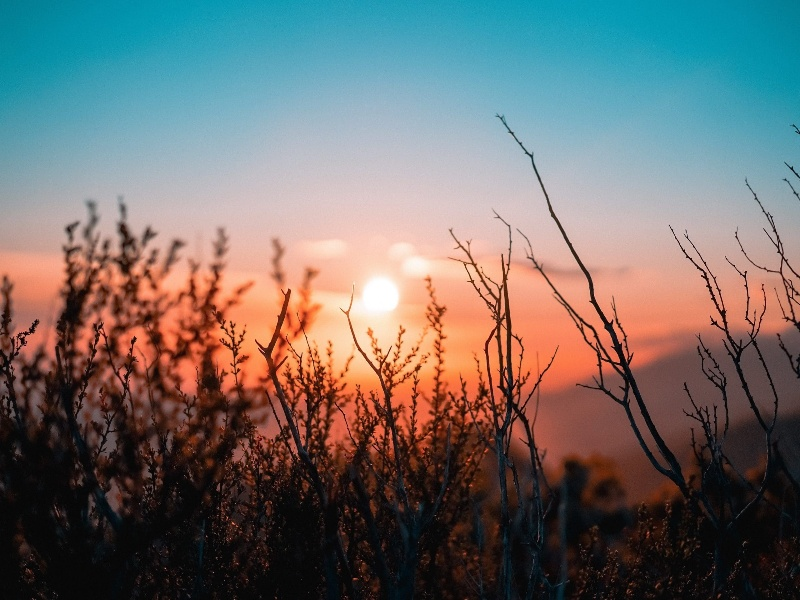
#> input picture Phase2(basic image drawing techniques)/image.jpg, 800 x 600 px
$ python image_flip.py
#> lines starting #> are read from the running program, lines starting #| are printed output that depends on the picture
import cv2

image = cv2.imread("image.jpg")
#> image is the input picture: shape (600, 800, 3); mean B, G, R 107.5, 109.6, 111.9

if image is not None :
    fliped_0 = cv2.flip(image , 0)
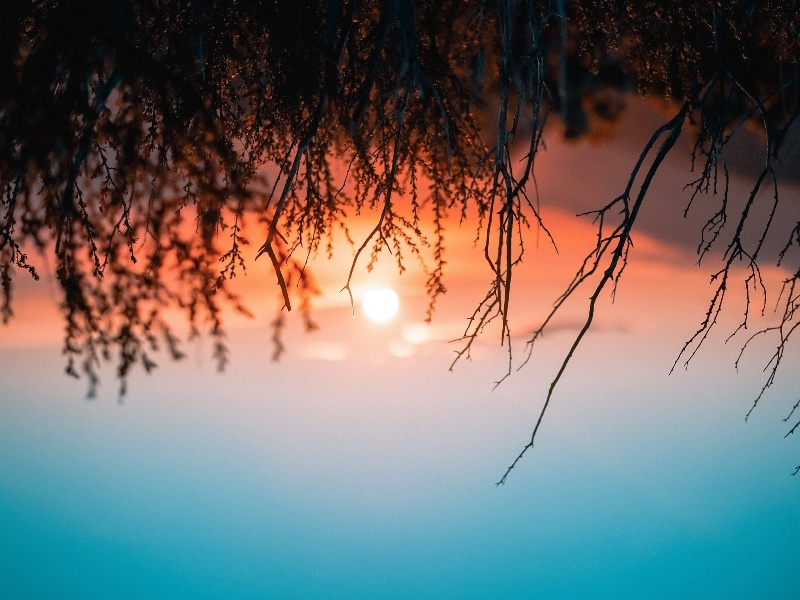
#> fliped_0: shape (600, 800, 3); mean B, G, R 107.5, 109.6, 111.9
    fliped_1 = cv2.flip(image , 1)
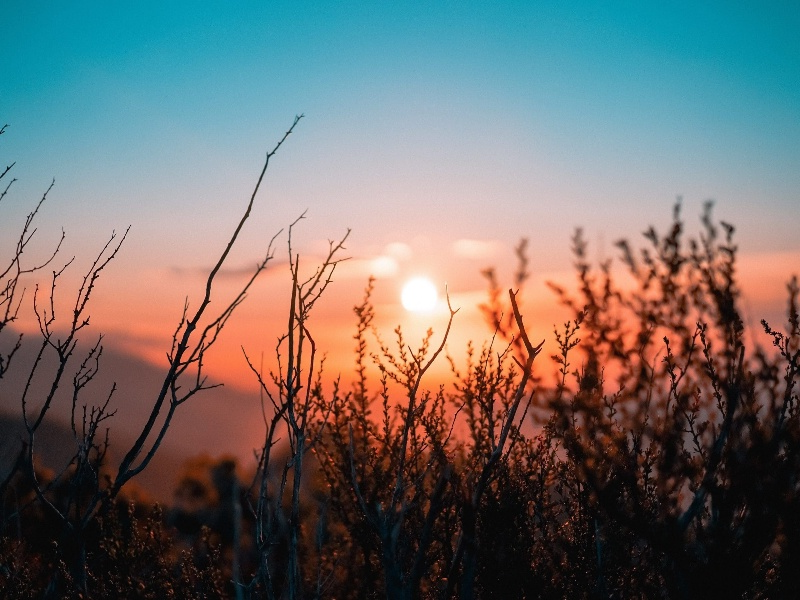
#> fliped_1: shape (600, 800, 3); mean B, G, R 107.5, 109.6, 111.9
    fliped_minus_1 = cv2.flip(image , -1)
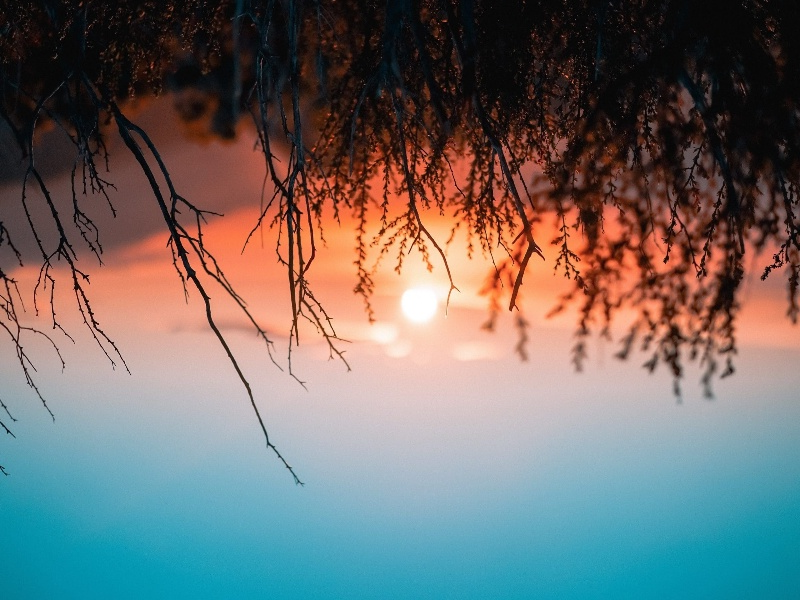
#> fliped_minus_1: shape (600, 800, 3); mean B, G, R 107.5, 109.6, 111.9

    cv2.imshow("original image" , image)
    cv2.imshow("Top to bottom" , fliped_0)
    cv2.imshow("Left to right" , fliped_1)
    cv2.imshow("both" , fliped_minus_1)
    cv2.waitKey(0)
    cv2.destroyAllWindows()
